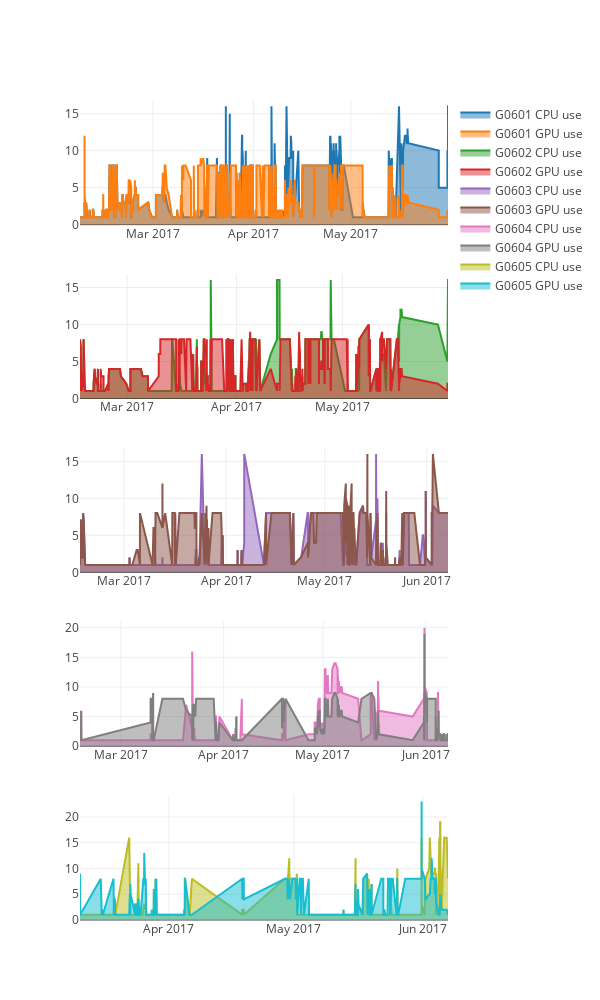

Here is the notebook cell this chart was saved with:
### Code cell
def utilization_plot(dfs):
    fig = make_subplots(rows=5, cols=1)
    for i, df in enumerate(dfs, start=1):
        times = [datetime.fromtimestamp(x) for x in df["time"]]
        cpu = go.Scatter(x=times, y=df["sum_cpus"], fill='tozeroy', name="G060%s CPU use" % i)
        gpu = go.Scatter(x=times, y=df["sum_gpus"], fill='tozeroy', name="G060%s GPU use" % i)
        fig.append_trace(cpu, i, 1)
        fig.append_trace(gpu, i, 1)
    fig["layout"].update(height=1000, width=600)
    return iplot(fig)

utilization_plot(uses)

### Figure 1 — Plotly figure (JSON) as saved in the notebook; plotly's stock layout.template omitted (floating-point values rounded to 4 significant figures; data arrays with more than 128 entries replaced by an {"elided": "..."} marker saying what was removed)
{"data": [{"fill": "tozeroy", "name": "G0601 CPU use", "type": "scatter", "x": {"elided": "3258 str values"}, "xaxis": "x1", "y": {"elided": "3258 int values"}, "yaxis": "y1"}, {"fill": "tozeroy", "name": "G0601 GPU use", "type": "scatter", "x": {"elided": "3258 str values"}, "xaxis": "x1", "y": {"elided": "3258 int values"}, "yaxis": "y1"}, {"fill": "tozeroy", "name": "G0602 CPU use", "type": "scatter", "x": {"elided": "1680 str values"}, "xaxis": "x2", "y": {"elided": "1680 int values"}, "yaxis": "y2"}, {"fill": "tozeroy", "name": "G0602 GPU use", "type": "scatter", "x": {"elided": "1680 str values"}, "xaxis": "x2", "y": {"elided": "1680 int values"}, "yaxis": "y2"}, {"fill": "tozeroy", "name": "G0603 CPU use", "type": "scatter", "x": {"elided": "1122 str values"}, "xaxis": "x3", "y": {"elided": "1122 int values"}, "yaxis": "y3"}, {"fill": "tozeroy", "name": "G0603 GPU use", "type": "scatter", "x": {"elided": "1122 str values"}, "xaxis": "x3", "y": {"elided": "1122 int values"}, "yaxis": "y3"}, {"fill": "tozeroy", "name": "G0604 CPU use", "type": "scatter", "x": {"elided": "994 str values"}, "xaxis": "x4", "y": {"elided": "994 int values"}, "yaxis": "y4"}, {"fill": "tozeroy", "name": "G0604 GPU use", "type": "scatter", "x": {"elided": "994 str values"}, "xaxis": "x4", "y": {"elided": "994 int values"}, "yaxis": "y4"}, {"fill": "tozeroy", "name": "G0605 CPU use", "type": "scatter", "x": {"elided": "926 str values"}, "xaxis": "x5", "y": {"elided": "926 int values"}, "yaxis": "y5"}, {"fill": "tozeroy", "name": "G0605 GPU use", "type": "scatter", "x": {"elided": "926 str values"}, "xaxis": "x5", "y": {"elided": "926 int values"}, "yaxis": "y5"}], "layout": {"height": 1000, "width": 600, "xaxis1": {"anchor": "y1", "domain": [0, 1]}, "xaxis2": {"anchor": "y2", "domain": [0, 1]}, "xaxis3": {"anchor": "y3", "domain": [0, 1]}, "xaxis4": {"anchor": "y4", "domain": [0, 1]}, "xaxis5": {"anchor": "y5", "domain": [0, 1]}, "yaxis1": {"anchor": "x1", "domain": [0.848, 1]}, "yaxis2": {"anchor": "x2", "domain": [0.636, 0.788]}, "yaxis3": {"anchor": "x3", "domain": [0.424, 0.576]}, "yaxis4": {"anchor": "x4", "domain": [0.212, 0.364]}, "yaxis5": {"anchor": "x5", "domain": [0, 0.152]}}}
